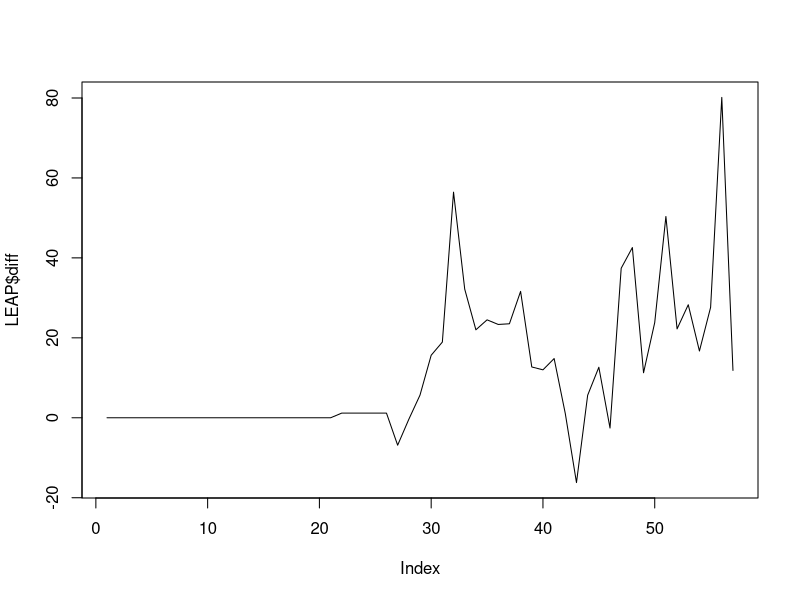

This figure's R source: (Note: this script raises an error after producing the figure.)
library(readxl)
library(xtable)
library(readr)
library(openxlsx)


# Set the working directory with forward slashes
setwd("C:/Users/Achilleas/Documents/GitHub/Gemmes-Leap")
setwd("~/GitHub/Gemmes-Leap/GEMMES")


dataEXOG<-read.csv("defaultEXOG.csv",sep=";",dec=",")
#####################
#LEAP=read.csv("cleaned_foo2.csv",sep=",",dec=".") #cleaned_foo
#LEAP = t(LEAP)
#LEAP = as.data.frame(LEAP)
#LEAP=as.numeric(LEAP)
#LEAP=as.data.frame(LEAP)
#LEAP = LEAP[-c(1),] # non numeric
#LEAP = as.numeric(LEAP)
#LEAP = as.data.frame(LEAP)
#LEAP = LEAP[-c(1:25),] #
#LEAP = as.numeric(LEAP)
#LEAP = as.data.frame(LEAP)
LEAP=read.csv("inv_costs_clean.csv",sep=",",dec=".") #cleaned_foo
LEAP$diff <- LEAP$netzero-LEAP$reference
LEAP_inv <- LEAP$diff[26: length(LEAP$diff)]
plot(LEAP$diff,type="l")

dataEXOG$VISOEI_LEAP<-LEAP_inv

####################
#LEAP=read.csv("LEAP_extract.csv",sep=",",dec=".") #cleaned_foo
#LEAP=as.data.frame(t(LEAP))
#dataEXOG$VISOEI_LEAP<-LEAP$Total
#dataEXOG$VISOEI_LEAP<-LEAP$VISOEI_LEAP

resAlt <- cppRK4(modeleBaseline,parms=parms,y0=y0,dataExogVar = dataEXOG)


allRes<-list()
allRes[['baseline']]<-resBaseline
allRes[['alternative']]<-resAlt



resAlt.d <- as.data.frame(resAlt)

# Get the current time in "HHMM" format
current_time <- format(Sys.time(), "%H%M")

# Create a filename with the current time and a .csv extension
filename <- paste("resAlt.d", current_time, ".csv", sep = "")

# Export the dataframe as a CSV
write.csv(resAlt.d, file = filename, row.names = FALSE)




# Create a logical vector to identify annual observations
is_annual <- resAlt.d$time %% 1 == 0  # This checks if time is a whole number (an annual observation)

# Subset the dataframe to keep only the annual observations
annual_resAlt.d <- resAlt.d[is_annual, ]


# Calculate the growth rate of VPIB
#annual_g$g <- c(0, diff(annual_resAlt.d$VPIB) / lag(annual_resAlt.d$VPIB))

# Convert each column to a separate vector
VPIB <- as.vector(annual_resAlt.d$VPIB)
VPIB<-c(1001.45,1001.45,1001.45,1001.45,1001.45,1001.45,1001.45,1001.45,1001.45,1001.45,1001.45,1044.96,1050.41,1103.54,1137.37,1.015131*1.2386*VPIB/1000,2789.402604,2878.663487,2970.780719,3065.845702,3163.952764,3265.199253,3369.685629,3477.515569,3588.796067,3703.637541)*1000
#GrowthRateVPIB <- as.vector(annual_resAlt.d$GrowthRateVPIB)

# Create the "t" variable
t <- seq(2004, length.out = length(VPIB))

# Transpose the vectors into a matrix
combined_vector <- rbind(t, VPIB)


#write.csv(resAlt.d, "C:/Users/Achilleas/Documents/Gemmes/resAlt.csv" ,row.names = FALSE)
#write.csv(annual_resAlt.d, "C:/Users/Achilleas/Documents/Gemmes/annual_resAlt.csv" ,row.names = FALSE)
#write.csv(annual_g$g, "C:/Users/Achilleas/Documents/Gemmes/annual_g.csv" ,row.names = FALSE)
#write.csv(transposed_data, "C:/Users/Achilleas/Documents/Gemmes/annual_gt.csv" ,row.names = FALSE)
#write.csv(combined_vector, "C:/Users/Achilleas/Documents/Gemmes/combined_vector.csv" ,row.names = FALSE,col.names = FALSE)
#write.table(combined_vector, "C:/Users/Achilleas/Documents/Gemmes/combined_vector.csv" ,row.names = TRUE,col.names = FALSE,dec=".",sep=",")


xlsx_file_path <- "C:/Users/Achilleas/Documents/Gemmes/combined_vector.xlsx"
reshaped_df <- melt(combined_vector, id.vars = NULL)
combined_vector_df1 <- data.frame(t = combined_vector[1, ], VPIB = combined_vector[2, ])
#write.xlsx(combined_vector_df1, xlsx_file_path, rowNames = TRUE,sheet = "Sheet")
# Specify the path where you want to save the XLSX file
xlsx_file_path <- "C:/Users/Achilleas/Documents/Gemmes/combined_vector.xlsx"
# Create a workbook and add a data frame to it with the sheet name "Sheet"
wb <- createWorkbook()
addWorksheet(wb, "Sheet")
writeData(wb, sheet = 1, x = combined_vector_df1)
# Save the workbook to the specified path
saveWorkbook(wb, xlsx_file_path,overwrite = TRUE)

#plot(t,VPIB,type = "l")


